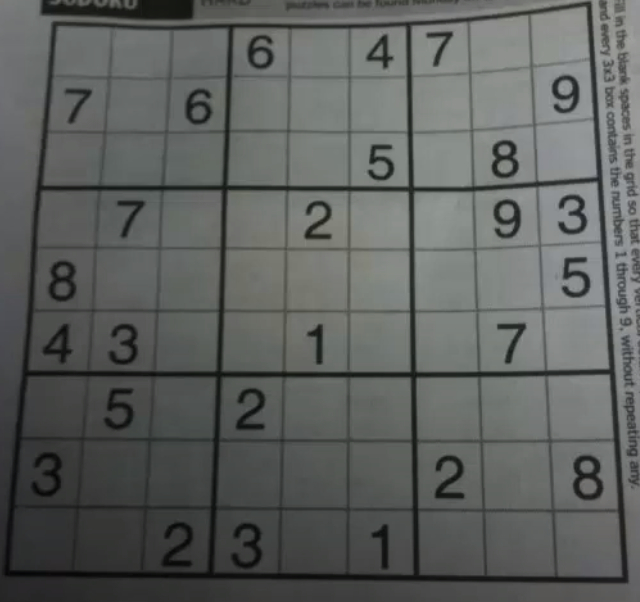
#> input picture data/Sudoku.jpg, 640 x 602 px, found by its file name
$ python gradients-and-canny-edge-detection.py
#> lines starting #> are read from the running program, lines starting #| are printed output that depends on the picture
import cv2 as cv
import numpy as np
from matplotlib import pyplot as plt

img = cv.imread('data/Sudoku.jpg', cv.IMREAD_GRAYSCALE)
#> img: shape (602, 640); min 5, max 161, mean 95.3

# Laplacian gradient -> second derivative which is more sensitive to edges
lap = cv.Laplacian(img, cv.CV_64F, ksize=1) # parameter cv.CV_64F is the data type
lap = np.uint8(np.absolute(lap)) # convert to unsigned 8-bit integer
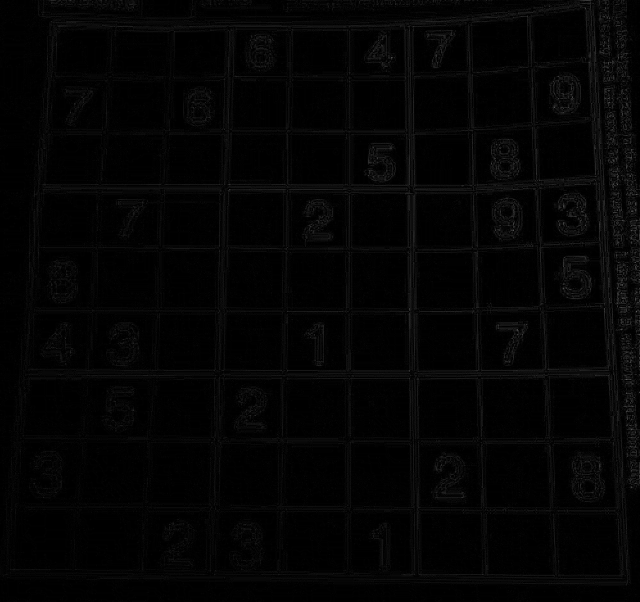
#> lap: shape (602, 640); min 0, max 93, mean 3.9

# Sobel gradient -> first derivative
sobelX = cv.Sobel(img, cv.CV_64F, 1, 0) # parameter 1, 0 is the order of the derivative in x and y direction respectively
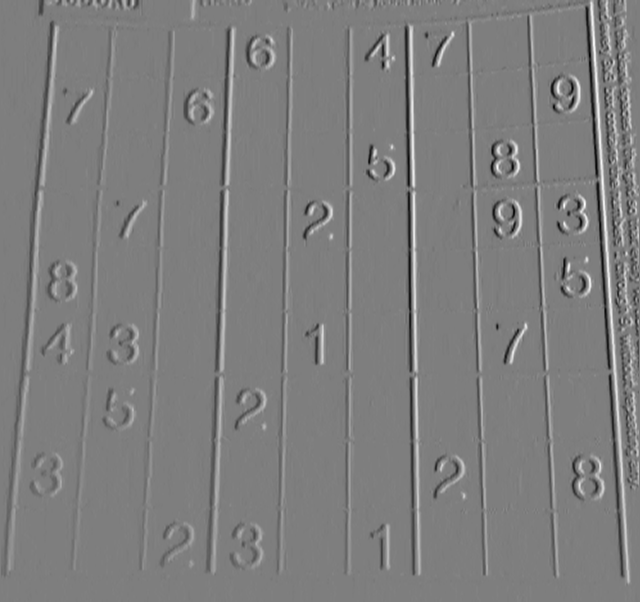
#> sobelX: shape (602, 640) float64; min -335, max 342, mean 0.6; drawn with min black and max white
sobelY = cv.Sobel(img, cv.CV_64F, 0, 1) # parameter 0, 1 is the order of the derivative in x and y direction respectively
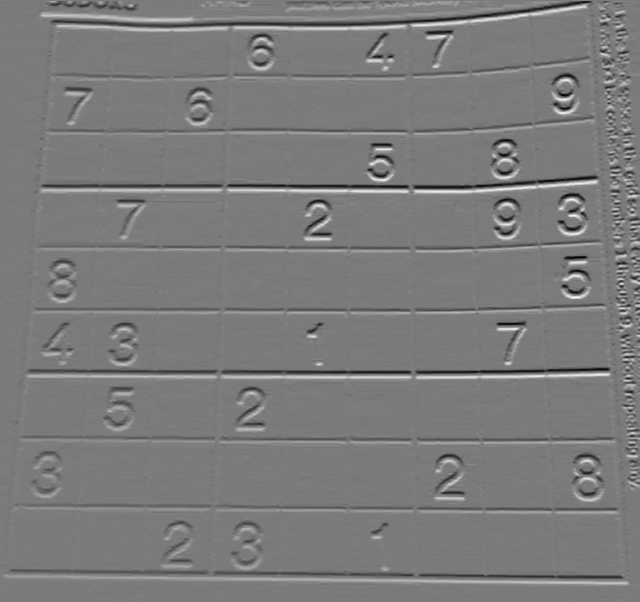
#> sobelY: shape (602, 640) float64; min -303, max 322, mean -0.3; drawn with min black and max white

sobelX = np.uint8(np.absolute(sobelX))
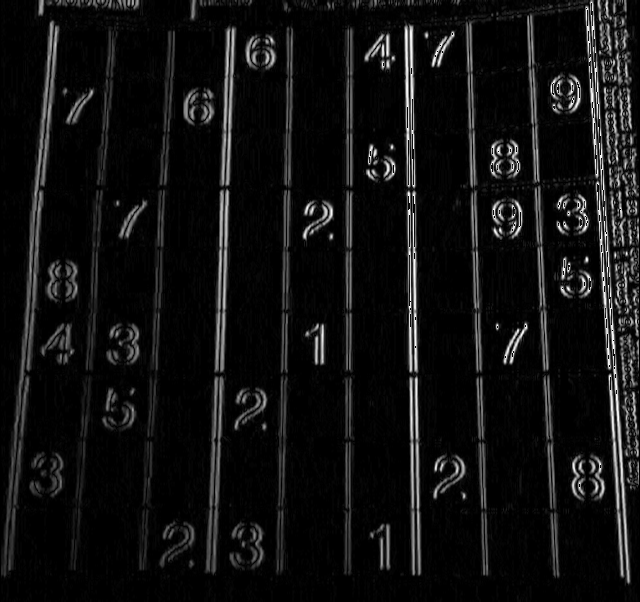
#> sobelX: shape (602, 640); min 0, max 255, mean 17.2
sobelY = np.uint8(np.absolute(sobelY))
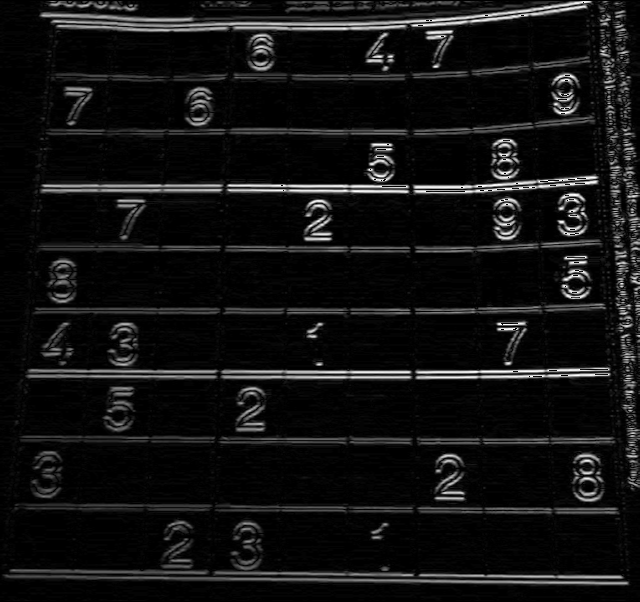
#> sobelY: shape (602, 640); min 0, max 255, mean 18.2

sobelCombined = cv.bitwise_or(sobelX, sobelY)
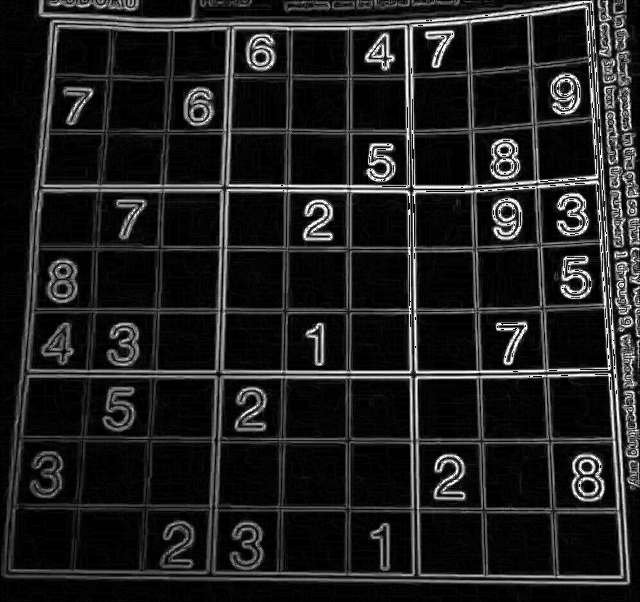
#> sobelCombined: shape (602, 640); min 0, max 255, mean 32.4

# Cannny edge -> uses sobel gradient internally to detect edges
canny = cv.Canny(img, 100, 200) # 100 low threshold, 200 high threshold
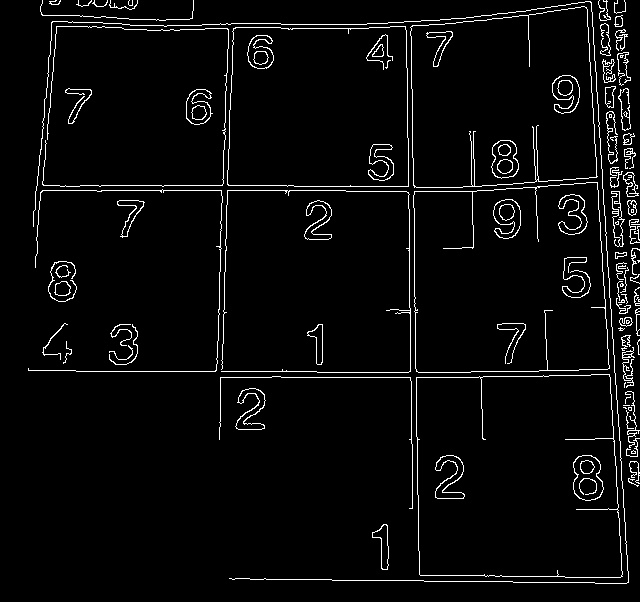
#> canny: shape (602, 640); 3.9% white in thin lines or dots

titles = ['image', 'Laplacian', 'SobelX', 'SobelY', 'SobelCombined', 'Canny']
images = [img, lap, sobelX, sobelY, sobelCombined, canny]

for i in range(len(titles)):
    plt.subplot(1, len(titles), i+1)
    plt.imshow(images[i], 'gray')
    plt.title(titles[i])
    plt.xticks([]), plt.yticks([])

plt.show()


# Summary:

# The canny edge detection algm is composed of 5 steps:
#     1. Noise reduction
#     2. Gradient calculation
#     3. Non-maximum suppression
#     4. Double threshold
#     5. Edge tracking by hysteresis

# laplacian gradient is more sensitive to edges than sobel gradient
# But both are not good at detecting edges in noisy images
